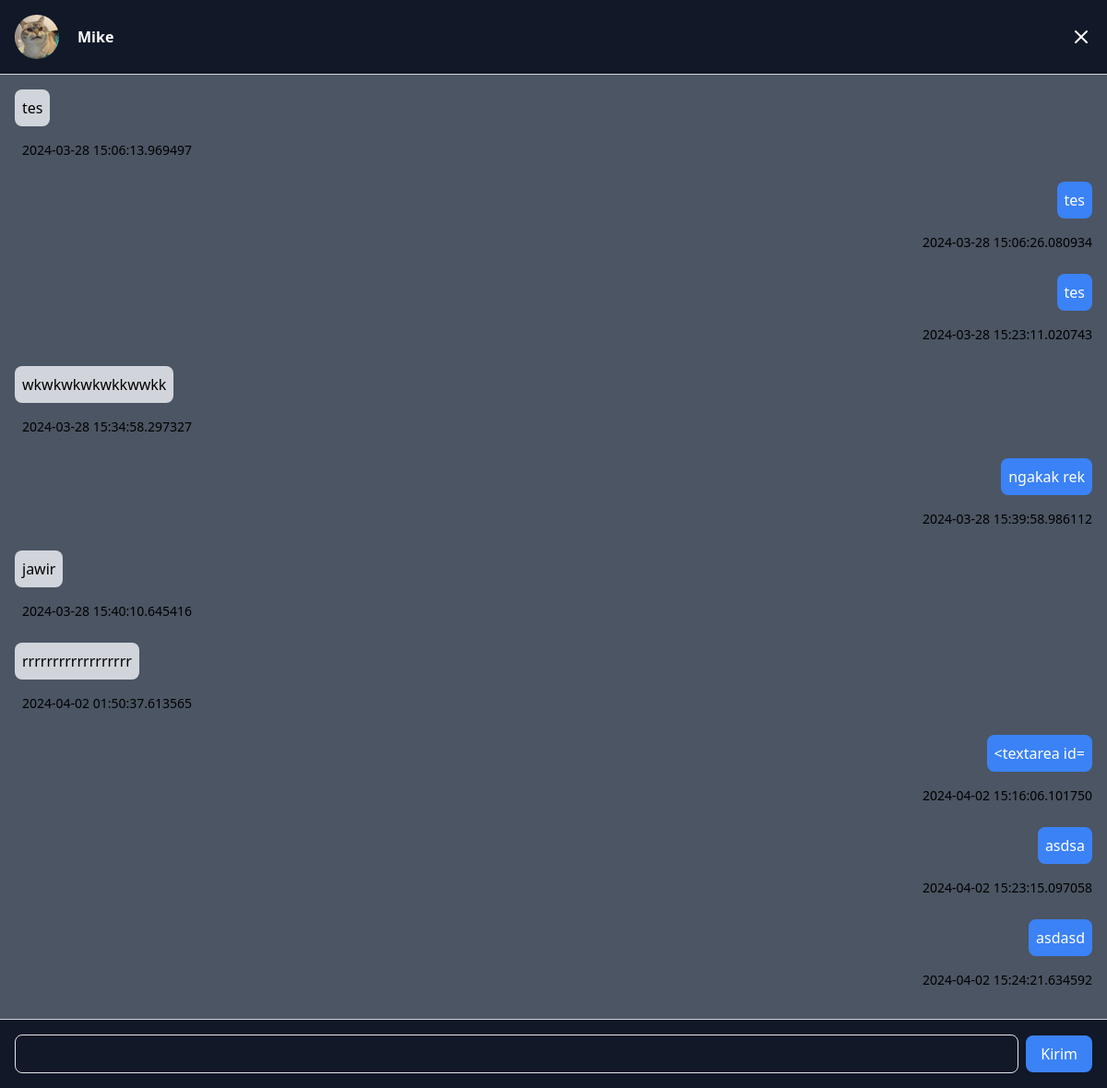
The app's page /conversation/2 (signed in), older data.
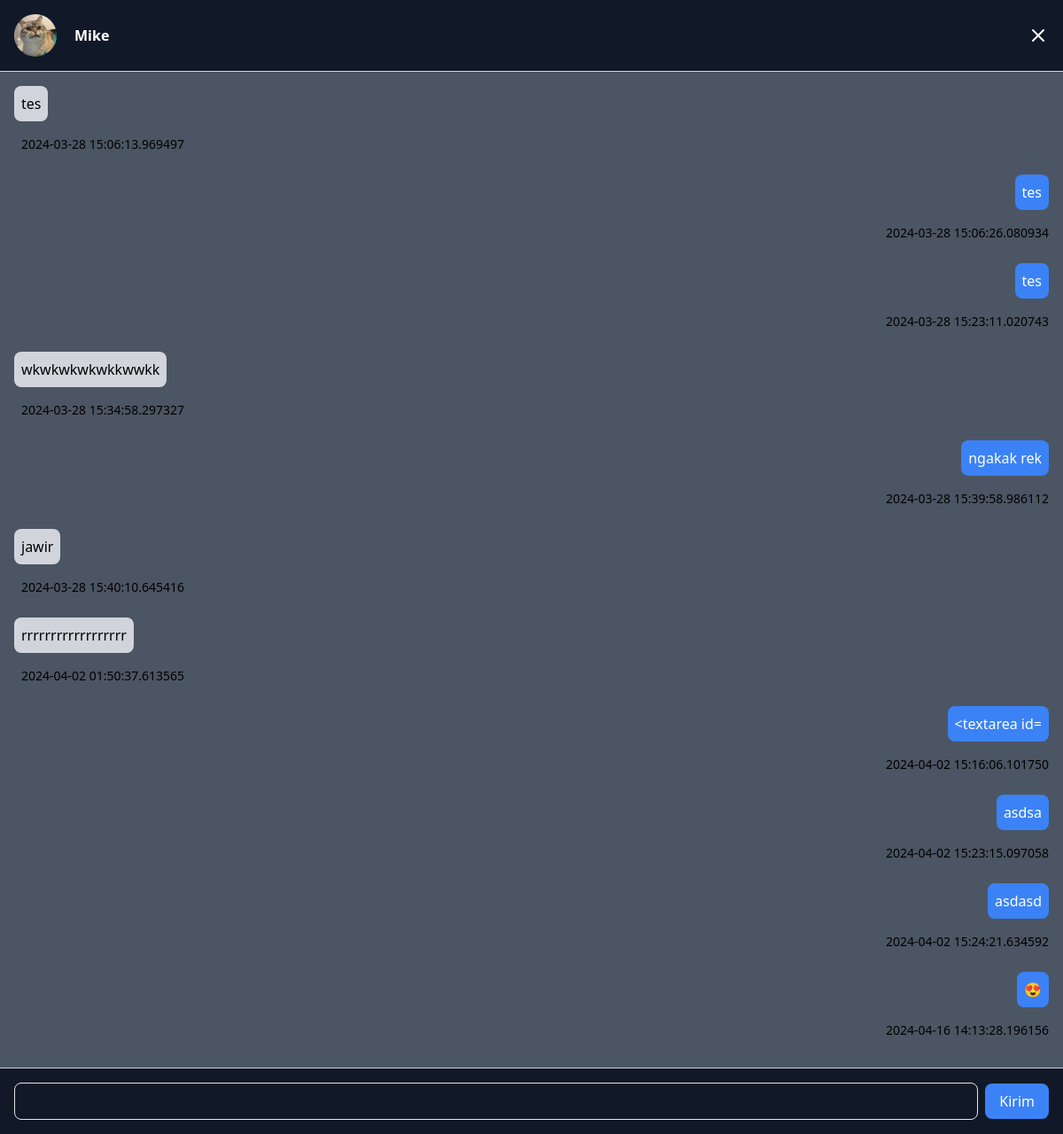
The same page, newer data.
### app.py (models this page shows, shortened)
class User(UserMixin, db.Model):
    id = db.Column(db.Integer, primary_key=True)
    username = db.Column(db.String(80), unique=True, nullable=False)
    password_hash = db.Column(db.String(120), nullable=False)
    profile_picture = db.Column(db.String(100))
    bio = db.Column(db.Text)
    twitter_username = db.Column(db.String(50))
    facebook_username = db.Column(db.String(50))

class Message(db.Model):
    id = db.Column(db.Integer, primary_key=True)
    sender_id = db.Column(db.Integer, db.ForeignKey('user.id'), nullable=False)
    receiver_id = db.Column(db.Integer, db.ForeignKey('user.id'), nullable=False)
    content = db.Column(db.Text, nullable=False)
    timestamp = db.Column(db.DateTime, default=datetime.utcnow)
    sender = db.relationship('User', foreign_keys=[sender_id], backref='sent_messages')
    receiver = db.relationship('User', foreign_keys=[receiver_id], backref='received_messages')

### app.py (the view, shortened to what this page needs)
@app.route('/conversation/<int:recipient_id>', methods=['GET', 'POST'])
@login_required
def conversation(recipient_id):
    recipient = User.query.get_or_404(recipient_id)
    form = MessageForm()
    messages = Message.query.filter(
        ((Message.sender_id == current_user.id) & (Message.receiver_id == recipient_id)) |
        ((Message.sender_id == recipient_id) & (Message.receiver_id == current_user.id))
    ).order_by(Message.timestamp.asc()).all()
    return render_template('conversation.html', recipient=recipient, messages=messages, form=form)

### app.py
class MessageForm(FlaskForm):
    content = StringField('Message', validators=[DataRequired()])
    submit = SubmitField('Send')

### app.py (called while the page is built)
@login_manager.user_loader
def load_user(user_id):
    return User.query.get(int(user_id))

### templates/conversation.html (shortened to what this page needs)
<!DOCTYPE html>
<html lang="en">
<head>
    <link href="https://cdn.jsdelivr.net/npm/tailwindcss@2.2.19/dist/tailwind.min.css" rel="stylesheet">
</head>
<body class="bg-gray-600">
    <div class="flex h-screen">
        <div class="flex-1 flex flex-col">
            {% block content %}
            <header class="bg-gray-900 border-b border-gray-300 p-4">
                <div class="flex items-center justify-between">
                    <div class="flex items-center">
                        {% if recipient.profile_picture %}
                             <img src="{{ url_for('static', filename='images/' + recipient.profile_picture) }}" alt="Profile Picture" class="rounded-full w-12 h-12">
                        {% else %}
                            <img src="{{ url_for('static', filename='images/default_profile_picture.jpg') }}" alt="Default Profile Picture" class="profile-picture w-20 object-cover rounded-full">
                        {% endif %}
                        <span class="font-semibold mx-5 text-white">{{ recipient.username }}</span>
                    </div>
                    <button class="text-white hover:text-gray-300">
                        <a href="{{ url_for('home') }}"><svg class="w-6 h-6" fill="none" stroke="currentColor" viewBox="0 0 24 24" xmlns="http://www.w3.org/2000/svg">
                            <path stroke-linecap="round" stroke-linejoin="round" stroke-width="2" d="M6 18L18 6M6 6l12 12"></path>
                        </svg></a>
                    </button>
                </div>
            </header>
            <div class="flex-1 p-4 overflow-y-auto">
                <div class="flex flex-col space-y-2">
                    {% for message in messages %}
                    <div class="flex flex-col items-{{ 'end' if message.sender.id == current_user.id else 'start' }}">
                        {% if message.sender.id == current_user.id %}
                        <div class="bg-blue-500 text-white rounded-lg p-2 max-w-xs ml-auto">
                            <p>{{ message.content }}</p>
                        </div>
                        {% else %}
                        <div class="bg-gray-300 text-black rounded-lg p-2 max-w-xs">
                            <p>{{ message.content }}</p>
                        </div>
                        {% endif %}
                        <span class="text-sm text-black-300 ml-2 mt-4 mb-4">{{ message.timestamp }}</span>
                    </div>
                    {% endfor %}
                </div>
            </div>
            <footer class="bg-gray-900 border-t border-gray-300 p-4 text-white">
                <form method="POST">
                    <div class="flex items-center">
                        {{ form.content(class="flex-1 border bg-gray-900 border-white-300 p-2 rounded-lg focus:outline-none focus:border-blue-500") }}
                        <button type="submit" class="ml-2 bg-blue-500 text-white px-4 py-2 rounded-lg hover:bg-blue-600 focus:outline-none focus:bg-blue-600">Kirim</button>
                    </div>
                </form>
            </footer>
            {% endblock %}
        </div>
    </div>
</body>
</html>

Row changes from the older to the newer data that the page shows:
added Message: content "😍", timestamp "2024-04-16 14:13:28.196156"
